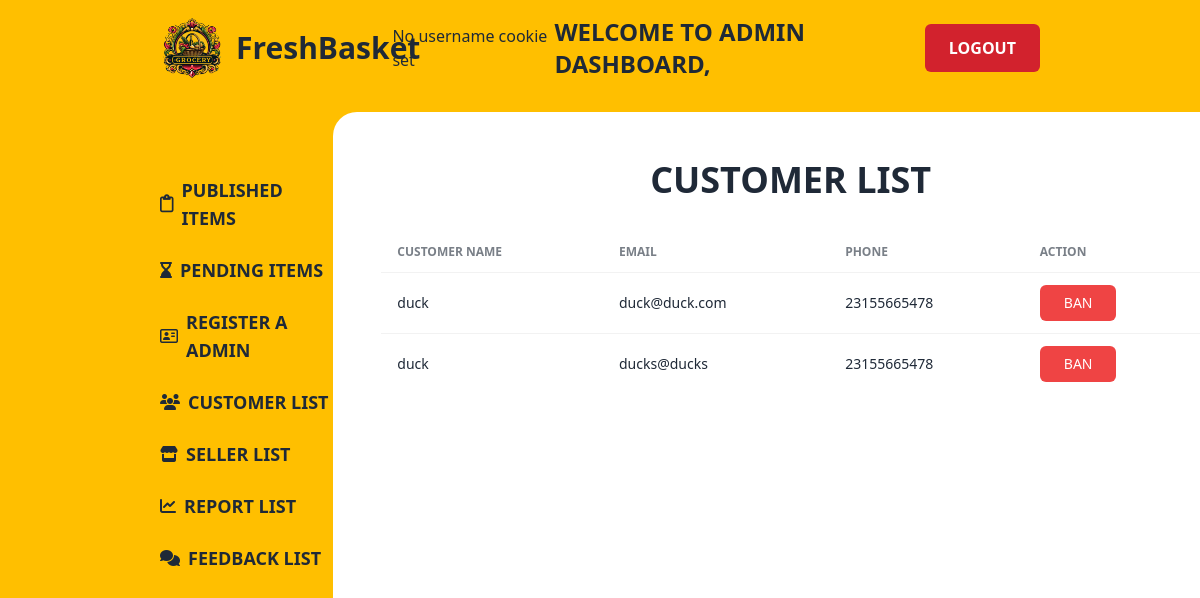
The app's page /src/customerList.php with its own data.
### tables this page shows
CREATE TABLE `users` (
  `role` varchar(50) NOT NULL,
  `username` varchar(50) NOT NULL,
  `email` varchar(60) NOT NULL,
  `password` varchar(20) NOT NULL,
  `phone_number` varchar(20) DEFAULT NULL,
  `gender` enum('Male','Female') DEFAULT NULL,
  `profileurl` varchar(100) DEFAULT NULL,
  `address` varchar(255) DEFAULT NULL,
  `ban_status` tinyint(1) DEFAULT 1
);

### src/customerList.php (the view, shortened to what this page needs)
<!DOCTYPE html>
<html data-theme="light" lang="en" style="scroll-behavior: smooth;">
<head>
    <link href="https://cdn.jsdelivr.net/npm/daisyui@4.7.3/dist/full.min.css" rel="stylesheet" type="text/css" />
    <script src="https://cdn.tailwindcss.com"></script>
</head>
<body class="bg-yellowPrimary">
    <header>
      <?php include 'navbar2.php'; ?>
    </header>
    <main>
      <section class="pl-40 pt-4 h-screen">
        <div class="grid grid-cols-6">
          <div class="mt-16">
            <?php include 'sidebar.php'; ?>
          </div>
          <div class="col-span-5 bg-white rounded-tl-3xl h-screen pl-12 pt-12">
            <div>
              <h1 class="text-4xl font-bold uppercase text-center mb-8">Customer List</h1>
            </div>
            <div class='overflow-x-auto mt-8'>
                <table class='table'>
                    <thead>
                        <tr>
                            <th class="uppercase">Customer Name</th>
                            <th class="uppercase">Email</th>
                            <th class="uppercase">Phone</th>
                            <th class="uppercase">Action</th>
                        </tr>
                    </thead>
                    <tbody>
                    <?php
                        require_once('DBconnect.php');
                        $query = "SELECT * FROM users WHERE role = 'customer'";
                        $result = mysqli_query($conn, $query);
                        if (mysqli_num_rows($result) > 0){
                            while ($row = mysqli_fetch_assoc($result)){
                                $customerName = $row['username'];
                                $customerEmail = $row['email'];
                                $customerPhone = $row['phone_number'];
                                $banStatus = $row['ban_status'];
                                ?>
                                <tr>
                                    <td><?php echo $customerName ?></td>
                                    <td><?php echo $customerEmail ?></td>
                                    <td><?php echo $customerPhone ?></td>
                                    <td>
                                        <?php if ($banStatus == '0') { ?>
                                            <button class="px-6 py-2 rounded-md bg-green-500 uppercase text-white" onclick="handleBanStatus('<?php echo $customerEmail ?>', 'unban')">Unban</button>
                                        <?php } else { ?>
                                            <button class="px-6 py-2 rounded-md bg-red-500 uppercase text-white" onclick="handleBanStatus('<?php echo $customerEmail ?>', 'ban')">Ban</button>
                                        <?php } ?>
                                    </td>
                                </tr>
                        <?php
                            }
                        }?>
                    </tbody>
                </table>
            </div>
            </div>
          </div>
      </section>
    </main>
</body>
</html>

### records on screen
users: username "duck", email "duck@duck.com", phone_number "23155665478"
users: username "duck", email "ducks@ducks", phone_number "23155665478"
